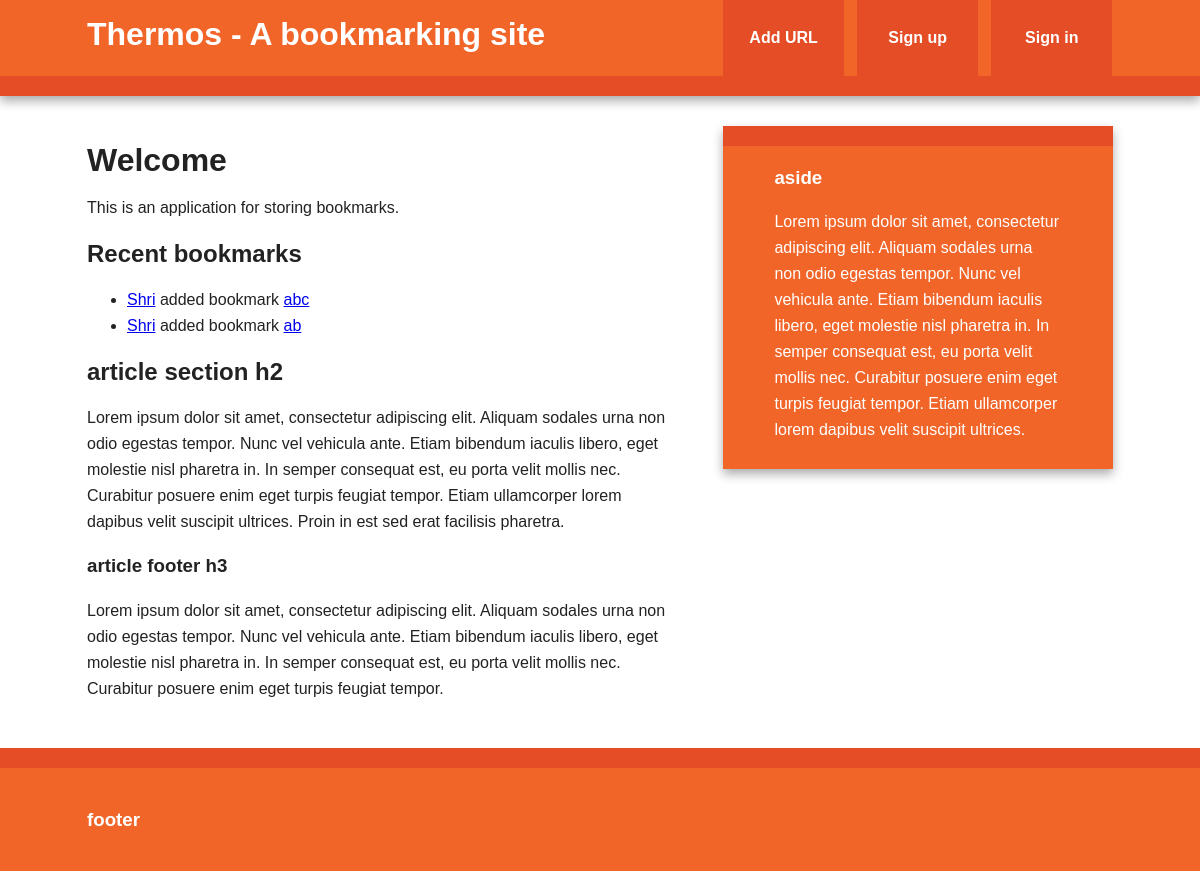
/index, run on the app's committed database.
### thermos/models/bookmark.py (models this page shows, shortened)
class Bookmark(db.Model):
    __tablename__ = 'Bookmark'
    id = db.Column('id', db.Integer, primary_key=True)
    url = db.Column('url', db.Text, nullable=False)
    date = db.Column(db.DateTime, default= datetime.utcnow)
    description = db.Column(db.String(300))
    user_id = db.Column(db.Integer, db.ForeignKey('User.id'), nullable=False)
    @staticmethod
    def newest(num):
        return Bookmark.query.order_by(desc(Bookmark.date)).limit(num)

### thermos/models/user.py (models this page shows, shortened)
class User(db.Model):
    __tablename__ = 'User'
    id = db.Column(db.Integer, primary_key=True)
    username = db.Column(db.String(80), unique=True)
    email = db.Column(db.String(120), unique=True)
    bookmarks = db.relationship('Bookmark', backref='User', lazy='dynamic')

### thermos/views/core_views.py (the view)
@app.route('/')
@app.route('/index')
def index():
    return render_template('index.html', title_bar = 'Welcome', new_bookmarks=Bookmark.newest(2))

### thermos/templates/index.html (shortened to what this page needs)
{% extends "base.html" %}
{% block content %}
    <article>
        <header>
            <h1>{{ title_bar }}</h1>
            <p>This is an application for storing bookmarks.</p>
        </header>
        <section>
            <h2>Recent bookmarks</h2>
            {% if new_bookmarks %}
                <ul>
                    {% for b in new_bookmarks %}
                    <li><a href="{{ url_for('user_bookmarks', username=b.User.username) }}">
                        {{ b.User.username }}</a> added bookmark <a href="{{ b.url }}">{{ b.description }}</a></li>
                    {% endfor %}
                </ul>
            {% else %}
                <p>No bookmarks yet</p>
            {% endif %}
        </section>
        <section>
            <h2>article section h2</h2>
            <p>Lorem ipsum dolor sit amet, consectetur adipiscing elit. Aliquam sodales urna non odio egestas tempor. Nunc vel vehicula ante. Etiam bibendum iaculis libero, eget molestie nisl pharetra in. In semper consequat est, eu porta velit mollis nec. Curabitur posuere enim eget turpis feugiat tempor. Etiam ullamcorper lorem dapibus velit suscipit ultrices. Proin in est sed erat facilisis pharetra.</p>
        </section>
        <footer>
            <h3>article footer h3</h3>
            <p>Lorem ipsum dolor sit amet, consectetur adipiscing elit. Aliquam sodales urna non odio egestas tempor. Nunc vel vehicula ante. Etiam bibendum iaculis libero, eget molestie nisl pharetra in. In semper consequat est, eu porta velit mollis nec. Curabitur posuere enim eget turpis feugiat tempor.</p>
        </footer>
    </article>
{% endblock %}

### data on the page
Bookmark: User.username "Shri", description "abc"
Bookmark: User.username "Shri", description "ab"

### other printed values
{{ title_bar }} "Welcome"
